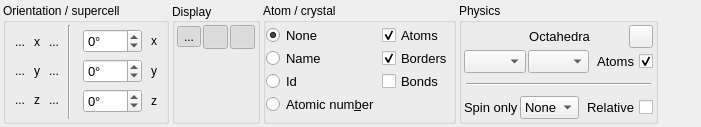
<?xml version="1.0" encoding="UTF-8"?>
<ui version="4.0">
 <class>Visuals</class>
 <widget class="QWidget" name="Visuals">
  <property name="geometry">
   <rect>
    <x>0</x>
    <y>0</y>
    <width>701</width>
    <height>127</height>
   </rect>
  </property>
  <property name="sizePolicy">
   <sizepolicy hsizetype="Expanding" vsizetype="Preferred">
    <horstretch>0</horstretch>
    <verstretch>0</verstretch>
   </sizepolicy>
  </property>
  <property name="maximumSize">
   <size>
    <width>16777215</width>
    <height>16777215</height>
   </size>
  </property>
  <property name="windowTitle">
   <string>Form</string>
  </property>
  <layout class="QHBoxLayout" name="horizontalLayout">
   <property name="spacing">
    <number>3</number>
   </property>
   <property name="leftMargin">
    <number>3</number>
   </property>
   <property name="topMargin">
    <number>3</number>
   </property>
   <property name="rightMargin">
    <number>3</number>
   </property>
   <property name="bottomMargin">
    <number>3</number>
   </property>
   <item>
    <widget class="QGroupBox" name="orientation">
     <property name="sizePolicy">
      <sizepolicy hsizetype="Minimum" vsizetype="Preferred">
       <horstretch>0</horstretch>
       <verstretch>0</verstretch>
      </sizepolicy>
     </property>
     <property name="title">
      <string>Orientation / supercell</string>
     </property>
     <layout class="QHBoxLayout" name="horizontalLayout_2">
      <property name="spacing">
       <number>2</number>
      </property>
      <property name="leftMargin">
       <number>2</number>
      </property>
      <property name="topMargin">
       <number>2</number>
      </property>
      <property name="rightMargin">
       <number>2</number>
      </property>
      <property name="bottomMargin">
       <number>2</number>
      </property>
      <item>
       <widget class="QWidget" name="translations" native="true">
        <layout class="QGridLayout" name="gridLayout_2">
         <property name="leftMargin">
          <number>0</number>
         </property>
         <property name="topMargin">
          <number>0</number>
         </property>
         <property name="rightMargin">
          <number>0</number>
         </property>
         <property name="bottomMargin">
          <number>0</number>
         </property>
         <property name="spacing">
          <number>2</number>
         </property>
         <item row="0" column="1">
          <widget class="QLabel" name="xLabel">
           <property name="text">
            <string notr="true">x</string>
           </property>
          </widget>
         </item>
         <item row="0" column="2">
          <widget class="QToolButton" name="px">
           <property name="toolTip">
            <string>Add translation along x</string>
           </property>
           <property name="statusTip">
            <string>Add translation along x</string>
           </property>
           <property name="whatsThis">
            <string>Add translation along x</string>
           </property>
           <property name="text">
            <string>...</string>
           </property>
           <property name="icon">
            <iconset resource="../qagate/qagate.qrc">
             <normaloff>:/visuals/icons/plus-square.svg</normaloff>:/visuals/icons/plus-square.svg</iconset>
           </property>
           <property name="autoRaise">
            <bool>true</bool>
           </property>
          </widget>
         </item>
         <item row="1" column="0">
          <widget class="QToolButton" name="my">
           <property name="toolTip">
            <string>Remove translation along y</string>
           </property>
           <property name="statusTip">
            <string>Remove translation along y</string>
           </property>
           <property name="whatsThis">
            <string>Remove translation along y</string>
           </property>
           <property name="text">
            <string>...</string>
           </property>
           <property name="icon">
            <iconset resource="../qagate/qagate.qrc">
             <normaloff>:/visuals/icons/minus-square.svg</normaloff>:/visuals/icons/minus-square.svg</iconset>
           </property>
           <property name="autoRaise">
            <bool>true</bool>
           </property>
          </widget>
         </item>
         <item row="1" column="2">
          <widget class="QToolButton" name="py">
           <property name="toolTip">
            <string>Add translation along y</string>
           </property>
           <property name="statusTip">
            <string>Add translation along y</string>
           </property>
           <property name="whatsThis">
            <string>Add translation along y</string>
           </property>
           <property name="text">
            <string>...</string>
           </property>
           <property name="icon">
            <iconset resource="../qagate/qagate.qrc">
             <normaloff>:/visuals/icons/plus-square.svg</normaloff>:/visuals/icons/plus-square.svg</iconset>
           </property>
           <property name="autoRaise">
            <bool>true</bool>
           </property>
          </widget>
         </item>
         <item row="1" column="1">
          <widget class="QLabel" name="yLabel">
           <property name="text">
            <string notr="true">y</string>
           </property>
          </widget>
         </item>
         <item row="2" column="2">
          <widget class="QToolButton" name="pz">
           <property name="toolTip">
            <string>Add translation along z</string>
           </property>
           <property name="statusTip">
            <string>Add translation along z</string>
           </property>
           <property name="whatsThis">
            <string>Add translation along z</string>
           </property>
           <property name="text">
            <string>...</string>
           </property>
           <property name="icon">
            <iconset resource="../qagate/qagate.qrc">
             <normaloff>:/visuals/icons/plus-square.svg</normaloff>:/visuals/icons/plus-square.svg</iconset>
           </property>
           <property name="autoRaise">
            <bool>true</bool>
           </property>
          </widget>
         </item>
         <item row="0" column="0">
          <widget class="QToolButton" name="mx">
           <property name="toolTip">
            <string>Remove translation along x</string>
           </property>
           <property name="statusTip">
            <string>Remove translation along x</string>
           </property>
           <property name="whatsThis">
            <string>Remove translation along x</string>
           </property>
           <property name="text">
            <string>...</string>
           </property>
           <property name="icon">
            <iconset resource="../qagate/qagate.qrc">
             <normaloff>:/visuals/icons/minus-square.svg</normaloff>:/visuals/icons/minus-square.svg</iconset>
           </property>
           <property name="autoRaise">
            <bool>true</bool>
           </property>
          </widget>
         </item>
         <item row="2" column="0">
          <widget class="QToolButton" name="mz">
           <property name="toolTip">
            <string>Remove translation along z</string>
           </property>
           <property name="statusTip">
            <string>Remove translation along z</string>
           </property>
           <property name="whatsThis">
            <string>Remove translation along z</string>
           </property>
           <property name="text">
            <string>...</string>
           </property>
           <property name="icon">
            <iconset resource="../qagate/qagate.qrc">
             <normaloff>:/visuals/icons/minus-square.svg</normaloff>:/visuals/icons/minus-square.svg</iconset>
           </property>
           <property name="autoRaise">
            <bool>true</bool>
           </property>
          </widget>
         </item>
         <item row="2" column="1">
          <widget class="QLabel" name="zLabel">
           <property name="text">
            <string notr="true">z</string>
           </property>
          </widget>
         </item>
        </layout>
       </widget>
      </item>
      <item>
       <widget class="Line" name="line">
        <property name="orientation">
         <enum>Qt::Vertical</enum>
        </property>
       </widget>
      </item>
      <item>
       <widget class="QWidget" name="anglesTool" native="true">
        <layout class="QGridLayout" name="gridLayout_3">
         <property name="leftMargin">
          <number>0</number>
         </property>
         <property name="topMargin">
          <number>0</number>
         </property>
         <property name="rightMargin">
          <number>0</number>
         </property>
         <property name="bottomMargin">
          <number>0</number>
         </property>
         <property name="spacing">
          <number>2</number>
         </property>
         <item row="1" column="0">
          <widget class="QLabel" name="thetaLabel">
           <property name="font">
            <font>
             <pointsize>10</pointsize>
            </font>
           </property>
           <property name="text">
            <string/>
           </property>
           <property name="pixmap">
            <pixmap resource="../qagate/qagate.qrc">:/visuals/icons/theta.svg</pixmap>
           </property>
          </widget>
         </item>
         <item row="0" column="0">
          <widget class="QLabel" name="psiLabel">
           <property name="font">
            <font>
             <pointsize>10</pointsize>
            </font>
           </property>
           <property name="pixmap">
            <pixmap resource="../qagate/qagate.qrc">:/visuals/icons/psi.svg</pixmap>
           </property>
           <property name="scaledContents">
            <bool>false</bool>
           </property>
          </widget>
         </item>
         <item row="2" column="0">
          <widget class="QLabel" name="phiLabel">
           <property name="font">
            <font>
             <pointsize>10</pointsize>
            </font>
           </property>
           <property name="text">
            <string/>
           </property>
           <property name="pixmap">
            <pixmap resource="../qagate/qagate.qrc">:/visuals/icons/phi.svg</pixmap>
           </property>
          </widget>
         </item>
         <item row="2" column="2">
          <widget class="QToolButton" name="z">
           <property name="toolTip">
            <string>Set view along z</string>
           </property>
           <property name="statusTip">
            <string>Set view along z</string>
           </property>
           <property name="whatsThis">
            <string>Set view along z</string>
           </property>
           <property name="text">
            <string notr="true">z</string>
           </property>
           <property name="iconSize">
            <size>
             <width>17</width>
             <height>17</height>
            </size>
           </property>
           <property name="autoRaise">
            <bool>true</bool>
           </property>
          </widget>
         </item>
         <item row="0" column="2">
          <widget class="QToolButton" name="x">
           <property name="toolTip">
            <string>Set view along x</string>
           </property>
           <property name="statusTip">
            <string>Set view along x</string>
           </property>
           <property name="whatsThis">
            <string>Set view along x</string>
           </property>
           <property name="text">
            <string notr="true">x</string>
           </property>
           <property name="iconSize">
            <size>
             <width>17</width>
             <height>17</height>
            </size>
           </property>
           <property name="autoRaise">
            <bool>true</bool>
           </property>
          </widget>
         </item>
         <item row="1" column="2">
          <widget class="QToolButton" name="y">
           <property name="toolTip">
            <string>Set view along y</string>
           </property>
           <property name="statusTip">
            <string>Set view along y</string>
           </property>
           <property name="whatsThis">
            <string>Set view along y</string>
           </property>
           <property name="text">
            <string notr="true">y</string>
           </property>
           <property name="iconSize">
            <size>
             <width>17</width>
             <height>17</height>
            </size>
           </property>
           <property name="autoRaise">
            <bool>true</bool>
           </property>
          </widget>
         </item>
         <item row="2" column="1">
          <widget class="QSpinBox" name="phi">
           <property name="font">
            <font>
             <pointsize>10</pointsize>
            </font>
           </property>
           <property name="suffix">
            <string>°</string>
           </property>
           <property name="minimum">
            <number>-180</number>
           </property>
           <property name="maximum">
            <number>180</number>
           </property>
          </widget>
         </item>
         <item row="0" column="1">
          <widget class="QSpinBox" name="psi">
           <property name="font">
            <font>
             <pointsize>10</pointsize>
            </font>
           </property>
           <property name="suffix">
            <string>°</string>
           </property>
           <property name="minimum">
            <number>-180</number>
           </property>
           <property name="maximum">
            <number>180</number>
           </property>
          </widget>
         </item>
         <item row="1" column="1">
          <widget class="QSpinBox" name="theta">
           <property name="font">
            <font>
             <pointsize>10</pointsize>
            </font>
           </property>
           <property name="suffix">
            <string>°</string>
           </property>
           <property name="minimum">
            <number>-90</number>
           </property>
           <property name="maximum">
            <number>90</number>
           </property>
          </widget>
         </item>
        </layout>
       </widget>
      </item>
     </layout>
    </widget>
   </item>
   <item>
    <widget class="QGroupBox" name="display">
     <property name="sizePolicy">
      <sizepolicy hsizetype="Minimum" vsizetype="Preferred">
       <horstretch>0</horstretch>
       <verstretch>0</verstretch>
      </sizepolicy>
     </property>
     <property name="title">
      <string>Display</string>
     </property>
     <property name="alignment">
      <set>Qt::AlignLeading|Qt::AlignLeft|Qt::AlignVCenter</set>
     </property>
     <property name="flat">
      <bool>false</bool>
     </property>
     <property name="checkable">
      <bool>false</bool>
     </property>
     <property name="checked">
      <bool>false</bool>
     </property>
     <layout class="QGridLayout" name="gridLayout_4">
      <property name="leftMargin">
       <number>2</number>
      </property>
      <property name="topMargin">
       <number>2</number>
      </property>
      <property name="rightMargin">
       <number>2</number>
      </property>
      <property name="bottomMargin">
       <number>2</number>
      </property>
      <property name="spacing">
       <number>2</number>
      </property>
      <item row="0" column="2">
       <widget class="QToolButton" name="axis">
        <property name="toolTip">
         <string>Show/Hide axis</string>
        </property>
        <property name="statusTip">
         <string>Show/Hide axis</string>
        </property>
        <property name="whatsThis">
         <string>Show/Hide axis</string>
        </property>
        <property name="text">
         <string/>
        </property>
        <property name="icon">
         <iconset resource="../qagate/qagate.qrc">
          <normaloff>:/visuals/icons/axis.svg</normaloff>:/visuals/icons/axis.svg</iconset>
        </property>
        <property name="iconSize">
         <size>
          <width>17</width>
          <height>17</height>
         </size>
        </property>
        <property name="checkable">
         <bool>true</bool>
        </property>
        <property name="checked">
         <bool>true</bool>
        </property>
        <property name="autoRaise">
         <bool>true</bool>
        </property>
       </widget>
      </item>
      <item row="0" column="1">
       <widget class="QToolButton" name="time">
        <property name="toolTip">
         <string>Toggle time step</string>
        </property>
        <property name="statusTip">
         <string>Toggle time step</string>
        </property>
        <property name="whatsThis">
         <string>Toggle time step</string>
        </property>
        <property name="text">
         <string/>
        </property>
        <property name="icon">
         <iconset resource="../qagate/qagate.qrc">
          <normaloff>:/visuals/icons/time.svg</normaloff>:/visuals/icons/time.svg</iconset>
        </property>
        <property name="iconSize">
         <size>
          <width>17</width>
          <height>17</height>
         </size>
        </property>
        <property name="checkable">
         <bool>true</bool>
        </property>
        <property name="checked">
         <bool>true</bool>
        </property>
        <property name="autoRaise">
         <bool>true</bool>
        </property>
       </widget>
      </item>
      <item row="0" column="0">
       <widget class="QToolButton" name="angles">
        <property name="sizePolicy">
         <sizepolicy hsizetype="Fixed" vsizetype="Fixed">
          <horstretch>0</horstretch>
          <verstretch>0</verstretch>
         </sizepolicy>
        </property>
        <property name="toolTip">
         <string>Toggle angles</string>
        </property>
        <property name="statusTip">
         <string>Toggle angles</string>
        </property>
        <property name="whatsThis">
         <string>Toggle angles</string>
        </property>
        <property name="text">
         <string>...</string>
        </property>
        <property name="icon">
         <iconset resource="../qagate/qagate.qrc">
          <normaloff>:/visuals/icons/angles.svg</normaloff>:/visuals/icons/angles.svg</iconset>
        </property>
        <property name="iconSize">
         <size>
          <width>17</width>
          <height>17</height>
         </size>
        </property>
        <property name="shortcut">
         <string>A</string>
        </property>
        <property name="checkable">
         <bool>true</bool>
        </property>
        <property name="checked">
         <bool>true</bool>
        </property>
        <property name="autoRaise">
         <bool>true</bool>
        </property>
       </widget>
      </item>
      <item row="3" column="0">
       <spacer name="verticalSpacer">
        <property name="orientation">
         <enum>Qt::Vertical</enum>
        </property>
        <property name="sizeHint" stdset="0">
         <size>
          <width>20</width>
          <height>17</height>
         </size>
        </property>
       </spacer>
      </item>
     </layout>
    </widget>
   </item>
   <item>
    <widget class="QGroupBox" name="crystal">
     <property name="sizePolicy">
      <sizepolicy hsizetype="Minimum" vsizetype="Preferred">
       <horstretch>0</horstretch>
       <verstretch>0</verstretch>
      </sizepolicy>
     </property>
     <property name="title">
      <string>Atom / crystal</string>
     </property>
     <layout class="QGridLayout" name="gridLayout">
      <property name="leftMargin">
       <number>0</number>
      </property>
      <property name="topMargin">
       <number>0</number>
      </property>
      <property name="rightMargin">
       <number>0</number>
      </property>
      <property name="bottomMargin">
       <number>0</number>
      </property>
      <property name="horizontalSpacing">
       <number>2</number>
      </property>
      <property name="verticalSpacing">
       <number>0</number>
      </property>
      <item row="2" column="0">
       <widget class="QRadioButton" name="id">
        <property name="font">
         <font>
          <pointsize>10</pointsize>
         </font>
        </property>
        <property name="toolTip">
         <string>Display id on atoms</string>
        </property>
        <property name="statusTip">
         <string>Display id of atoms</string>
        </property>
        <property name="whatsThis">
         <string>Display id of atoms</string>
        </property>
        <property name="text">
         <string>Id</string>
        </property>
        <attribute name="buttonGroup">
         <string notr="true">displayGroup</string>
        </attribute>
       </widget>
      </item>
      <item row="1" column="0">
       <widget class="QRadioButton" name="name">
        <property name="font">
         <font>
          <pointsize>10</pointsize>
         </font>
        </property>
        <property name="toolTip">
         <string>Display name of atoms</string>
        </property>
        <property name="statusTip">
         <string>Display name of atoms</string>
        </property>
        <property name="whatsThis">
         <string>Display name of atoms</string>
        </property>
        <property name="text">
         <string>Name</string>
        </property>
        <attribute name="buttonGroup">
         <string notr="true">displayGroup</string>
        </attribute>
       </widget>
      </item>
      <item row="3" column="0">
       <widget class="QRadioButton" name="znucl">
        <property name="font">
         <font>
          <pointsize>10</pointsize>
         </font>
        </property>
        <property name="toolTip">
         <string>Display atomic number of atoms</string>
        </property>
        <property name="statusTip">
         <string>Display atomic number of atoms</string>
        </property>
        <property name="whatsThis">
         <string>Display atomic number of atoms</string>
        </property>
        <property name="text">
         <string>Atomic num&amp;ber</string>
        </property>
        <attribute name="buttonGroup">
         <string notr="true">displayGroup</string>
        </attribute>
       </widget>
      </item>
      <item row="2" column="1">
       <widget class="QCheckBox" name="bond">
        <property name="font">
         <font>
          <pointsize>10</pointsize>
         </font>
        </property>
        <property name="toolTip">
         <string>Display bonds</string>
        </property>
        <property name="statusTip">
         <string>Display bonds</string>
        </property>
        <property name="whatsThis">
         <string>Display bonds</string>
        </property>
        <property name="text">
         <string>Bonds</string>
        </property>
        <attribute name="buttonGroup">
         <string notr="true">optionsGroup</string>
        </attribute>
       </widget>
      </item>
      <item row="0" column="1">
       <widget class="QCheckBox" name="atom">
        <property name="font">
         <font>
          <pointsize>10</pointsize>
         </font>
        </property>
        <property name="toolTip">
         <string>Display atoms</string>
        </property>
        <property name="statusTip">
         <string>Display atoms</string>
        </property>
        <property name="whatsThis">
         <string>Display atoms</string>
        </property>
        <property name="text">
         <string>Atoms</string>
        </property>
        <property name="checked">
         <bool>true</bool>
        </property>
        <attribute name="buttonGroup">
         <string notr="true">optionsGroup</string>
        </attribute>
       </widget>
      </item>
      <item row="0" column="0">
       <widget class="QRadioButton" name="none">
        <property name="font">
         <font>
          <pointsize>10</pointsize>
         </font>
        </property>
        <property name="toolTip">
         <string>Display nothing on atoms</string>
        </property>
        <property name="statusTip">
         <string>Display nothing on atoms</string>
        </property>
        <property name="whatsThis">
         <string>Display nothing on atoms</string>
        </property>
        <property name="text">
         <string>None</string>
        </property>
        <property name="checked">
         <bool>true</bool>
        </property>
        <attribute name="buttonGroup">
         <string notr="true">displayGroup</string>
        </attribute>
       </widget>
      </item>
      <item row="1" column="1">
       <widget class="QCheckBox" name="border">
        <property name="font">
         <font>
          <pointsize>10</pointsize>
         </font>
        </property>
        <property name="toolTip">
         <string>Display borders</string>
        </property>
        <property name="statusTip">
         <string>Display borders</string>
        </property>
        <property name="whatsThis">
         <string>Display borders</string>
        </property>
        <property name="text">
         <string>Borders</string>
        </property>
        <property name="checked">
         <bool>true</bool>
        </property>
        <attribute name="buttonGroup">
         <string notr="true">optionsGroup</string>
        </attribute>
       </widget>
      </item>
     </layout>
    </widget>
   </item>
   <item>
    <widget class="QGroupBox" name="physcis">
     <property name="sizePolicy">
      <sizepolicy hsizetype="Minimum" vsizetype="Preferred">
       <horstretch>0</horstretch>
       <verstretch>0</verstretch>
      </sizepolicy>
     </property>
     <property name="title">
      <string>Physics</string>
     </property>
     <layout class="QVBoxLayout" name="verticalLayout">
      <property name="spacing">
       <number>2</number>
      </property>
      <property name="leftMargin">
       <number>2</number>
      </property>
      <property name="topMargin">
       <number>2</number>
      </property>
      <property name="rightMargin">
       <number>2</number>
      </property>
      <property name="bottomMargin">
       <number>2</number>
      </property>
      <item>
       <widget class="QWidget" name="widget_4" native="true">
        <layout class="QHBoxLayout" name="horizontalLayout_5">
         <property name="spacing">
          <number>2</number>
         </property>
         <property name="leftMargin">
          <number>0</number>
         </property>
         <property name="topMargin">
          <number>0</number>
         </property>
         <property name="rightMargin">
          <number>0</number>
         </property>
         <property name="bottomMargin">
          <number>0</number>
         </property>
         <item>
          <spacer name="horizontalSpacer_2">
           <property name="orientation">
            <enum>Qt::Horizontal</enum>
           </property>
           <property name="sizeType">
            <enum>QSizePolicy::Fixed</enum>
           </property>
           <property name="sizeHint" stdset="0">
            <size>
             <width>28</width>
             <height>20</height>
            </size>
           </property>
          </spacer>
         </item>
         <item>
          <widget class="QLabel" name="octaLabel">
           <property name="font">
            <font>
             <pointsize>10</pointsize>
            </font>
           </property>
           <property name="toolTip">
            <string>Add/Remove octahedra</string>
           </property>
           <property name="statusTip">
            <string>Add/Remove octahedra</string>
           </property>
           <property name="whatsThis">
            <string>Add/Remove octahedra</string>
           </property>
           <property name="text">
            <string>Octahedra</string>
           </property>
           <property name="alignment">
            <set>Qt::AlignCenter</set>
           </property>
          </widget>
         </item>
         <item>
          <widget class="QToolButton" name="octaColor">
           <property name="text">
            <string/>
           </property>
          </widget>
         </item>
        </layout>
       </widget>
      </item>
      <item>
       <widget class="QWidget" name="widget" native="true">
        <layout class="QHBoxLayout" name="horizontalLayout_3">
         <property name="spacing">
          <number>2</number>
         </property>
         <property name="leftMargin">
          <number>0</number>
         </property>
         <property name="topMargin">
          <number>0</number>
         </property>
         <property name="rightMargin">
          <number>0</number>
         </property>
         <property name="bottomMargin">
          <number>0</number>
         </property>
         <item>
          <widget class="QComboBox" name="octaAdd">
           <property name="font">
            <font>
             <pointsize>10</pointsize>
            </font>
           </property>
           <property name="toolTip">
            <string>Add octahedra</string>
           </property>
           <property name="statusTip">
            <string>Add octahedra</string>
           </property>
           <property name="whatsThis">
            <string>Add octahedra</string>
           </property>
           <property name="frame">
            <bool>true</bool>
           </property>
           <item>
            <property name="text">
             <string/>
            </property>
            <property name="icon">
             <iconset resource="../qagate/qagate.qrc">
              <normaloff>:/visuals/icons/plus-circle.svg</normaloff>:/visuals/icons/plus-circle.svg</iconset>
            </property>
           </item>
          </widget>
         </item>
         <item>
          <widget class="QComboBox" name="octaDel">
           <property name="font">
            <font>
             <pointsize>10</pointsize>
            </font>
           </property>
           <property name="toolTip">
            <string>Remove octahedra</string>
           </property>
           <property name="statusTip">
            <string>Remove octahedra</string>
           </property>
           <property name="whatsThis">
            <string>Remove octahedra</string>
           </property>
           <property name="frame">
            <bool>true</bool>
           </property>
           <item>
            <property name="text">
             <string/>
            </property>
            <property name="icon">
             <iconset resource="../qagate/qagate.qrc">
              <normaloff>:/visuals/icons/minus-circle.svg</normaloff>:/visuals/icons/minus-circle.svg</iconset>
            </property>
           </item>
          </widget>
         </item>
         <item>
          <widget class="QCheckBox" name="atoms">
           <property name="font">
            <font>
             <pointsize>10</pointsize>
            </font>
           </property>
           <property name="toolTip">
            <string>Draw supplementary atoms</string>
           </property>
           <property name="statusTip">
            <string>Draw supplementary atoms</string>
           </property>
           <property name="whatsThis">
            <string>Draw supplementary atoms</string>
           </property>
           <property name="layoutDirection">
            <enum>Qt::RightToLeft</enum>
           </property>
           <property name="text">
            <string>Atoms</string>
           </property>
           <property name="checked">
            <bool>true</bool>
           </property>
          </widget>
         </item>
        </layout>
       </widget>
      </item>
      <item>
       <widget class="QWidget" name="widget_3" native="true">
        <layout class="QVBoxLayout" name="verticalLayout_2">
         <property name="spacing">
          <number>2</number>
         </property>
         <property name="leftMargin">
          <number>2</number>
         </property>
         <property name="topMargin">
          <number>2</number>
         </property>
         <property name="rightMargin">
          <number>2</number>
         </property>
         <property name="bottomMargin">
          <number>2</number>
         </property>
         <item>
          <widget class="Line" name="line_2">
           <property name="lineWidth">
            <number>1</number>
           </property>
           <property name="midLineWidth">
            <number>0</number>
           </property>
           <property name="orientation">
            <enum>Qt::Horizontal</enum>
           </property>
          </widget>
         </item>
        </layout>
       </widget>
      </item>
      <item>
       <widget class="QWidget" name="widget_2" native="true">
        <layout class="QHBoxLayout" name="horizontalLayout_4">
         <property name="spacing">
          <number>2</number>
         </property>
         <property name="leftMargin">
          <number>0</number>
         </property>
         <property name="topMargin">
          <number>0</number>
         </property>
         <property name="rightMargin">
          <number>0</number>
         </property>
         <property name="bottomMargin">
          <number>0</number>
         </property>
         <item>
          <widget class="QLabel" name="spinLabel">
           <property name="font">
            <font>
             <pointsize>10</pointsize>
            </font>
           </property>
           <property name="toolTip">
            <string>Spin direction filter</string>
           </property>
           <property name="statusTip">
            <string>Spin direction filter</string>
           </property>
           <property name="whatsThis">
            <string>Spin direction filter</string>
           </property>
           <property name="text">
            <string>Spin only</string>
           </property>
          </widget>
         </item>
         <item>
          <widget class="QComboBox" name="spin">
           <property name="font">
            <font>
             <pointsize>10</pointsize>
            </font>
           </property>
           <property name="toolTip">
            <string>Spin direction filter</string>
           </property>
           <property name="statusTip">
            <string>Spin direction filter</string>
           </property>
           <property name="whatsThis">
            <string>Spin direction filter</string>
           </property>
           <property name="currentText">
            <string>None</string>
           </property>
           <item>
            <property name="text">
             <string>None</string>
            </property>
           </item>
           <item>
            <property name="text">
             <string>x</string>
            </property>
           </item>
           <item>
            <property name="text">
             <string>y</string>
            </property>
           </item>
           <item>
            <property name="text">
             <string>z</string>
            </property>
           </item>
           <item>
            <property name="text">
             <string>xy</string>
            </property>
           </item>
           <item>
            <property name="text">
             <string>xz</string>
            </property>
           </item>
           <item>
            <property name="text">
             <string>yz</string>
            </property>
           </item>
           <item>
            <property name="text">
             <string>xyz</string>
            </property>
           </item>
          </widget>
         </item>
         <item>
          <widget class="QCheckBox" name="spinRelative">
           <property name="font">
            <font>
             <pointsize>10</pointsize>
            </font>
           </property>
           <property name="layoutDirection">
            <enum>Qt::RightToLeft</enum>
           </property>
           <property name="text">
            <string>Relative</string>
           </property>
          </widget>
         </item>
        </layout>
       </widget>
      </item>
     </layout>
    </widget>
   </item>
   <item>
    <spacer name="horizontalSpacer">
     <property name="orientation">
      <enum>Qt::Horizontal</enum>
     </property>
     <property name="sizeHint" stdset="0">
      <size>
       <width>0</width>
       <height>20</height>
      </size>
     </property>
    </spacer>
   </item>
  </layout>
  <action name="actionAngles">
   <property name="checkable">
    <bool>true</bool>
   </property>
   <property name="icon">
    <iconset resource="../qagate/qagate.qrc">
     <normaloff>:/visuals/icons/angles.svg</normaloff>:/visuals/icons/angles.svg</iconset>
   </property>
   <property name="text">
    <string>Angles</string>
   </property>
   <property name="toolTip">
    <string>Show/Hide angles</string>
   </property>
   <property name="statusTip">
    <string>Show/Hide angles</string>
   </property>
   <property name="shortcut">
    <string>A</string>
   </property>
  </action>
  <action name="actionTime">
   <property name="checkable">
    <bool>true</bool>
   </property>
   <property name="icon">
    <iconset resource="../qagate/qagate.qrc">
     <normaloff>:/visuals/icons/time.svg</normaloff>:/visuals/icons/time.svg</iconset>
   </property>
   <property name="text">
    <string>Time</string>
   </property>
   <property name="toolTip">
    <string>Show/Hide time info</string>
   </property>
   <property name="statusTip">
    <string>Show/Hide time info</string>
   </property>
   <property name="whatsThis">
    <string>Show/Hide time info</string>
   </property>
   <property name="shortcut">
    <string>T</string>
   </property>
  </action>
  <action name="action_px">
   <property name="icon">
    <iconset resource="../qagate/qagate.qrc">
     <normaloff>:/visuals/icons/plus-square.svg</normaloff>:/visuals/icons/plus-square.svg</iconset>
   </property>
   <property name="text">
    <string>+x</string>
   </property>
   <property name="toolTip">
    <string>Add translation along x</string>
   </property>
   <property name="shortcut">
    <string>+, X</string>
   </property>
  </action>
  <action name="action_py">
   <property name="icon">
    <iconset resource="../qagate/qagate.qrc">
     <normaloff>:/visuals/icons/plus-square.svg</normaloff>:/visuals/icons/plus-square.svg</iconset>
   </property>
   <property name="text">
    <string>+y</string>
   </property>
   <property name="toolTip">
    <string>Add translation along y</string>
   </property>
   <property name="shortcut">
    <string>+, Y</string>
   </property>
  </action>
  <action name="action_pz">
   <property name="icon">
    <iconset resource="../qagate/qagate.qrc">
     <normaloff>:/visuals/icons/plus-square.svg</normaloff>:/visuals/icons/plus-square.svg</iconset>
   </property>
   <property name="text">
    <string>+z</string>
   </property>
   <property name="toolTip">
    <string>Add translation along z</string>
   </property>
   <property name="shortcut">
    <string>+, Z</string>
   </property>
  </action>
  <action name="action_mz">
   <property name="icon">
    <iconset resource="../qagate/qagate.qrc">
     <normaloff>:/visuals/icons/minus-square.svg</normaloff>:/visuals/icons/minus-square.svg</iconset>
   </property>
   <property name="text">
    <string>-z</string>
   </property>
   <property name="toolTip">
    <string>Remove translation along z</string>
   </property>
   <property name="shortcut">
    <string>-, Z</string>
   </property>
  </action>
  <action name="action_my">
   <property name="icon">
    <iconset resource="../qagate/qagate.qrc">
     <normaloff>:/visuals/icons/minus-square.svg</normaloff>:/visuals/icons/minus-square.svg</iconset>
   </property>
   <property name="text">
    <string>-y</string>
   </property>
   <property name="toolTip">
    <string>Remove translation along y</string>
   </property>
   <property name="shortcut">
    <string>-, Y</string>
   </property>
  </action>
  <action name="action_mx">
   <property name="icon">
    <iconset resource="../qagate/qagate.qrc">
     <normaloff>:/visuals/icons/minus-square.svg</normaloff>:/visuals/icons/minus-square.svg</iconset>
   </property>
   <property name="text">
    <string>-x</string>
   </property>
   <property name="toolTip">
    <string>Remove translation along x</string>
   </property>
   <property name="shortcut">
    <string>-, X</string>
   </property>
  </action>
  <action name="actionX">
   <property name="text">
    <string>x</string>
   </property>
   <property name="toolTip">
    <string>Set view along x</string>
   </property>
   <property name="shortcut">
    <string>X</string>
   </property>
  </action>
  <action name="actionY">
   <property name="text">
    <string>y</string>
   </property>
   <property name="toolTip">
    <string>Set view along y</string>
   </property>
   <property name="shortcut">
    <string>Y</string>
   </property>
  </action>
  <action name="actionZ">
   <property name="text">
    <string>z</string>
   </property>
   <property name="toolTip">
    <string>Set view along z</string>
   </property>
   <property name="shortcut">
    <string>Z</string>
   </property>
  </action>
 </widget>
 <resources>
  <include location="../qagate/qagate.qrc"/>
 </resources>
 <connections/>
 <buttongroups>
  <buttongroup name="optionsGroup">
   <property name="exclusive">
    <bool>false</bool>
   </property>
  </buttongroup>
  <buttongroup name="displayGroup"/>
 </buttongroups>
</ui>
